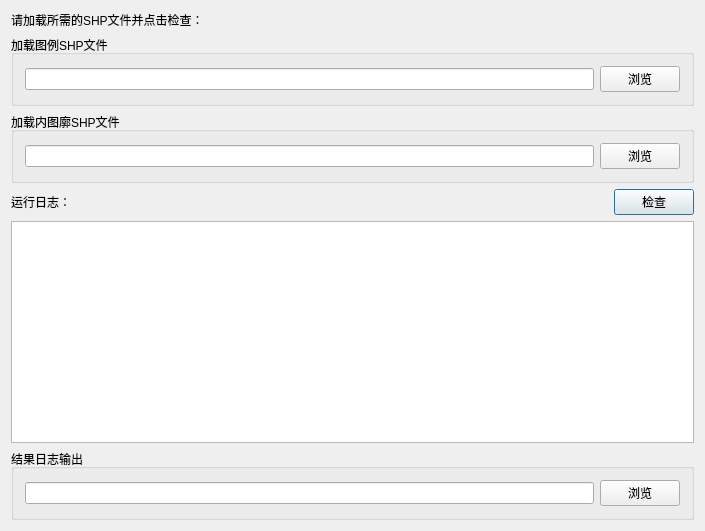
<?xml version="1.0" encoding="UTF-8"?>
<ui version="4.0">
 <class>ScaleCheckerDialogClass</class>
 <widget class="QDialog" name="ScaleCheckerDialogClass">
  <property name="geometry">
   <rect>
    <x>0</x>
    <y>0</y>
    <width>705</width>
    <height>531</height>
   </rect>
  </property>
  <property name="windowTitle">
   <string>数字比例尺数值准确性</string>
  </property>
  <layout class="QGridLayout" name="gridLayout">
   <item row="0" column="0">
    <widget class="QLabel" name="statusLabel">
     <property name="text">
      <string>请加载所需的SHP文件并点击检查：</string>
     </property>
    </widget>
   </item>
   <item row="4" column="2">
    <widget class="QPushButton" name="checkButton">
     <property name="text">
      <string>检查</string>
     </property>
    </widget>
   </item>
   <item row="4" column="0">
    <widget class="QLabel" name="label">
     <property name="text">
      <string>运行日志：</string>
     </property>
    </widget>
   </item>
   <item row="4" column="1">
    <spacer name="horizontalSpacer">
     <property name="orientation">
      <enum>Qt::Horizontal</enum>
     </property>
     <property name="sizeHint" stdset="0">
      <size>
       <width>363</width>
       <height>20</height>
      </size>
     </property>
    </spacer>
   </item>
   <item row="1" column="0" colspan="3">
    <widget class="QGroupBox" name="groupBox_2">
     <property name="title">
      <string>加载图例SHP文件</string>
     </property>
     <layout class="QGridLayout" name="gridLayout_2">
      <item row="0" column="0">
       <layout class="QHBoxLayout" name="horizontalLayout">
        <item>
         <widget class="QLineEdit" name="shpFilePathEdit"/>
        </item>
        <item>
         <widget class="QPushButton" name="loadShpButton">
          <property name="text">
           <string>浏览</string>
          </property>
         </widget>
        </item>
       </layout>
      </item>
     </layout>
    </widget>
   </item>
   <item row="2" column="0" colspan="3">
    <widget class="QGroupBox" name="groupBox_3">
     <property name="title">
      <string>加载内图廓SHP文件</string>
     </property>
     <layout class="QGridLayout" name="gridLayout_3">
      <item row="0" column="0">
       <layout class="QHBoxLayout" name="horizontalLayout_3">
        <item>
         <widget class="QLineEdit" name="pdfFilePathEdit"/>
        </item>
        <item>
         <widget class="QPushButton" name="loadGeoPdfButton">
          <property name="text">
           <string>浏览</string>
          </property>
         </widget>
        </item>
       </layout>
      </item>
     </layout>
    </widget>
   </item>
   <item row="5" column="0" colspan="3">
    <widget class="QTextEdit" name="logTextEdit"/>
   </item>
   <item row="6" column="0" colspan="3">
    <widget class="QGroupBox" name="groupBox_4">
     <property name="title">
      <string>结果日志输出</string>
     </property>
     <layout class="QGridLayout" name="gridLayout_4">
      <item row="0" column="0">
       <layout class="QHBoxLayout" name="horizontalLayout_4">
        <item>
         <widget class="QLineEdit" name="jsonFilePathEdit"/>
        </item>
        <item>
         <widget class="QPushButton" name="loadjsonButton">
          <property name="text">
           <string>浏览</string>
          </property>
         </widget>
        </item>
       </layout>
      </item>
     </layout>
    </widget>
   </item>
  </layout>
 </widget>
 <layoutdefault spacing="6" margin="11"/>
 <resources/>
 <connections/>
</ui>
